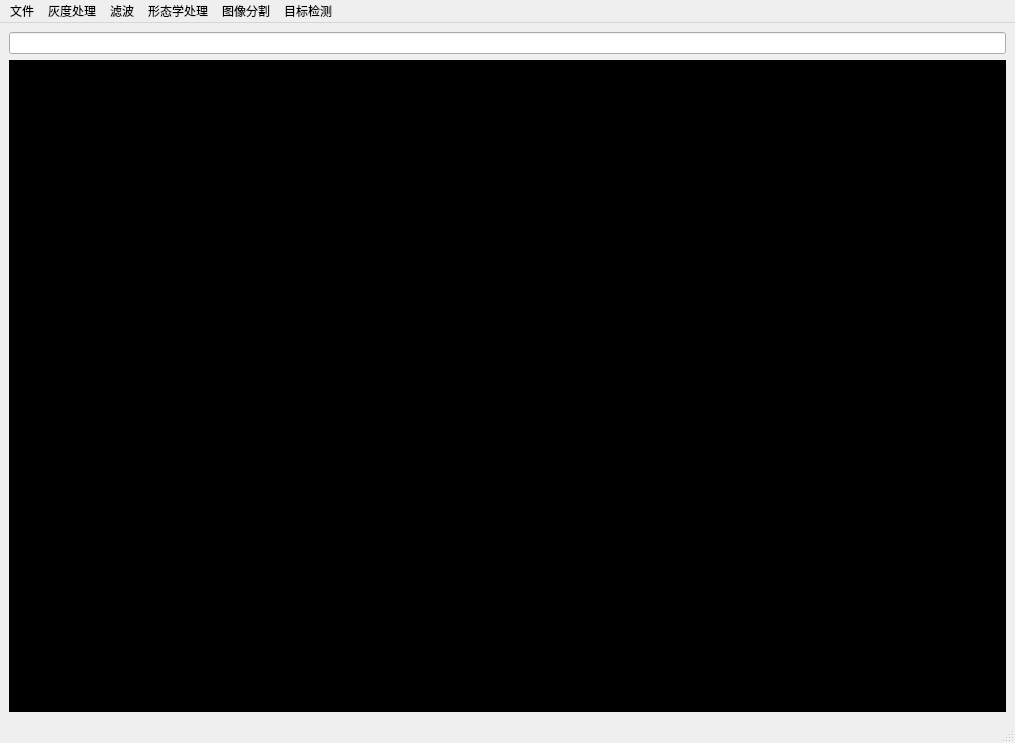
<?xml version="1.0" encoding="UTF-8"?>
<ui version="4.0">
 <class>mainWindow</class>
 <widget class="QMainWindow" name="mainWindow">
  <property name="geometry">
   <rect>
    <x>0</x>
    <y>0</y>
    <width>1015</width>
    <height>743</height>
   </rect>
  </property>
  <property name="windowTitle">
   <string>MainWindow</string>
  </property>
  <widget class="QWidget" name="centralwidget">
   <layout class="QGridLayout" name="gridLayout">
    <item row="0" column="0">
     <widget class="QLineEdit" name="show_edit"/>
    </item>
    <item row="1" column="0">
     <widget class="QLabel" name="label_image">
      <property name="styleSheet">
       <string notr="true">background-color: rgb(0, 0, 0);</string>
      </property>
      <property name="text">
       <string>TextLabel</string>
      </property>
     </widget>
    </item>
   </layout>
  </widget>
  <widget class="QMenuBar" name="menubar">
   <property name="geometry">
    <rect>
     <x>0</x>
     <y>0</y>
     <width>1015</width>
     <height>26</height>
    </rect>
   </property>
   <widget class="QMenu" name="menu">
    <property name="title">
     <string>文件</string>
    </property>
    <addaction name="openImage"/>
    <addaction name="saveImage"/>
   </widget>
   <widget class="QMenu" name="menu_2">
    <property name="title">
     <string>灰度处理</string>
    </property>
    <widget class="QMenu" name="menutuxiangruihua">
     <property name="title">
      <string>tuxiangruihua</string>
     </property>
     <addaction name="actionlaplacian"/>
     <addaction name="actionsobel"/>
     <addaction name="actionScharr"/>
     <addaction name="actionPassivation_masking"/>
    </widget>
    <addaction name="actionhuiduzhifang"/>
    <addaction name="actiontuxiangfanzhuan"/>
    <addaction name="actionduishubianhuan"/>
    <addaction name="actiongamabianhuan"/>
    <addaction name="actionduibidulashen"/>
    <addaction name="actionhuidujifenceng"/>
    <addaction name="actionbitepingmianfenceng"/>
    <addaction name="actionzhifangtujunheng"/>
    <addaction name="actiongaosilvbo"/>
    <addaction name="menutuxiangruihua"/>
   </widget>
   <widget class="QMenu" name="menu_3">
    <property name="title">
     <string>滤波</string>
    </property>
    <addaction name="actionjunzhilvbo_2"/>
    <addaction name="actionpinyuditonglvbo"/>
    <addaction name="actionpinyugaotonglvbo"/>
    <addaction name="actionzhongzhilvbo"/>
    <addaction name="actionnixiebojunzhilvbo"/>
    <addaction name="actionzishiyingzhongzhilvbo"/>
    <addaction name="actionyundongmohutuxiangfuyuan"/>
   </widget>
   <widget class="QMenu" name="menu_4">
    <property name="title">
     <string>形态学处理</string>
    </property>
    <addaction name="actionfuzhi"/>
    <addaction name="actionpengzhang"/>
    <addaction name="actionkai"/>
    <addaction name="actionbi"/>
   </widget>
   <widget class="QMenu" name="menu_5">
    <property name="title">
     <string>图像分割</string>
    </property>
    <widget class="QMenu" name="menutuxiangquyufenge">
     <property name="title">
      <string>tuxiangquyufenge</string>
     </property>
     <addaction name="actionkjunzhi"/>
     <addaction name="actionshengzhang"/>
     <addaction name="actionfenli"/>
    </widget>
    <addaction name="actiontuxiangbianyuanjiance"/>
    <addaction name="actiontuxiangerzhihua"/>
    <addaction name="menutuxiangquyufenge"/>
   </widget>
   <widget class="QMenu" name="menu_6">
    <property name="title">
     <string>目标检测</string>
    </property>
    <addaction name="actionxingrenmubiaojiance"/>
    <addaction name="actionimage"/>
   </widget>
   <addaction name="menu"/>
   <addaction name="menu_2"/>
   <addaction name="menu_3"/>
   <addaction name="menu_4"/>
   <addaction name="menu_5"/>
   <addaction name="menu_6"/>
  </widget>
  <widget class="QStatusBar" name="statusbar"/>
  <action name="openImage">
   <property name="text">
    <string>open</string>
   </property>
  </action>
  <action name="saveImage">
   <property name="text">
    <string>save</string>
   </property>
  </action>
  <action name="actionhuiduzhifang">
   <property name="text">
    <string>huiduzhifang</string>
   </property>
  </action>
  <action name="actionjunzhilvbo">
   <property name="text">
    <string>junzhilvbo</string>
   </property>
  </action>
  <action name="actionjunzhilvbo_2">
   <property name="text">
    <string>junzhilvbo</string>
   </property>
  </action>
  <action name="actiontuxiangfanzhuan">
   <property name="text">
    <string>tuxiangfanzhuan</string>
   </property>
  </action>
  <action name="actionduishubianhuan">
   <property name="text">
    <string>duishubianhuan</string>
   </property>
  </action>
  <action name="actiongamabianhuan">
   <property name="text">
    <string>gamabianhuan</string>
   </property>
  </action>
  <action name="actionduibidulashen">
   <property name="text">
    <string>duibidulashen</string>
   </property>
  </action>
  <action name="actionhuidujifenceng">
   <property name="text">
    <string>huidujifenceng</string>
   </property>
  </action>
  <action name="actionbitepingmianfenceng">
   <property name="text">
    <string>bitepingmianfenceng</string>
   </property>
  </action>
  <action name="actionzhifangtujunheng">
   <property name="text">
    <string>zhifangtujunheng </string>
   </property>
  </action>
  <action name="actiongaosilvbo">
   <property name="text">
    <string>gaosilvbo</string>
   </property>
  </action>
  <action name="actionlaplacian">
   <property name="text">
    <string>Laplacian</string>
   </property>
  </action>
  <action name="actionsobel">
   <property name="text">
    <string>Sobel</string>
   </property>
  </action>
  <action name="actionScharr">
   <property name="text">
    <string>Scharr</string>
   </property>
  </action>
  <action name="actionPassivation_masking">
   <property name="text">
    <string>Passivation masking</string>
   </property>
  </action>
  <action name="actionpinyuditonglvbo">
   <property name="text">
    <string>pinyuditonglvbo</string>
   </property>
  </action>
  <action name="actionpinyugaotonglvbo">
   <property name="text">
    <string>pinyugaotonglvbo</string>
   </property>
  </action>
  <action name="actionzhongzhilvbo">
   <property name="text">
    <string>zhongzhilvbo</string>
   </property>
  </action>
  <action name="actionnixiebojunzhilvbo">
   <property name="text">
    <string>nixiebojunzhilvbo</string>
   </property>
  </action>
  <action name="actionzishiyingzhongzhilvbo">
   <property name="text">
    <string>zishiyingzhongzhilvbo</string>
   </property>
  </action>
  <action name="actionyundongmohutuxiangfuyuan">
   <property name="text">
    <string>yundongmohutuxiangfuyuan</string>
   </property>
  </action>
  <action name="actionfuzhi">
   <property name="text">
    <string>fuzhi</string>
   </property>
  </action>
  <action name="actionpengzhang">
   <property name="text">
    <string>pengzhang</string>
   </property>
  </action>
  <action name="actionkai">
   <property name="text">
    <string>kai</string>
   </property>
  </action>
  <action name="actiontuxiangbianyuanjiance">
   <property name="text">
    <string>tuxiangbianyuanjiance</string>
   </property>
  </action>
  <action name="actiontuxiangerzhihua">
   <property name="text">
    <string>tuxiangerzhihua</string>
   </property>
  </action>
  <action name="actionxingrenmubiaojiance">
   <property name="text">
    <string>video</string>
   </property>
  </action>
  <action name="actionbi">
   <property name="text">
    <string>bi</string>
   </property>
  </action>
  <action name="actionkjunzhi">
   <property name="text">
    <string>kjunzhi</string>
   </property>
  </action>
  <action name="actionshengzhang">
   <property name="text">
    <string>shengzhnag</string>
   </property>
  </action>
  <action name="actionfenli">
   <property name="text">
    <string>fenli</string>
   </property>
  </action>
  <action name="actionimage">
   <property name="text">
    <string>image</string>
   </property>
  </action>
 </widget>
 <resources/>
 <connections/>
</ui>
